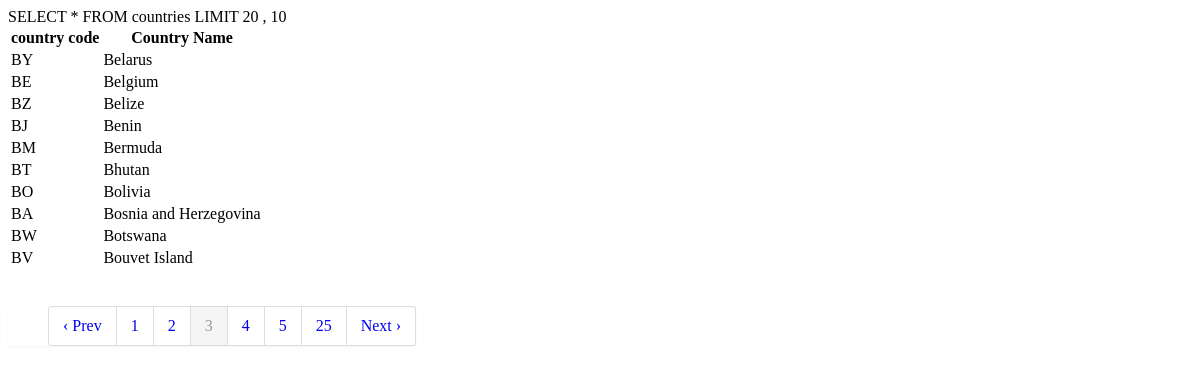
The page /page?page=3 on the database its author committed.
### tables this page shows
CREATE TABLE `countries`
(
    `ccode`   varchar(2)   NOT NULL DEFAULT '',
    `country` varchar(200) NOT NULL DEFAULT ''
);

### mysystem/models/MY_Mpage.php (called while the page is built, shortened)
<?php
class MY_Mpage extends base_model
{
    public function countCountries()
    {
        $sql = "SELECT count(*) FROM countries";
        $sth = $this->query($sql);
        return $sth->fetchColumn();
    }
    public function allCountries($start, $per_page)
    {
        $sql = "SELECT * FROM countries LIMIT $start , $per_page";
        $sth = $this->query($sql);
        $sth->setFetchMode(PDO::FETCH_OBJ);
        return $sth->fetchAll();
    }
}
?>

### page.php (the view, shortened to what this page needs)
<!DOCTYPE html>
<html>
<head>
</head>
<body>
<?php
$page = isset($_GET['page']) ? $_GET['page'] : 0;
$per_page = 10;
$reload = basename($_SERVER['PHP_SELF'], ".php");
$pageHandle = new MY_Mpage();
$total_results = $pageHandle->countCountries();
$paginateHandle = new CP_Lpagination();
list($show_page, $tpages, $total_pages, $start, $end) = $paginateHandle->paginate_data($page, $total_results, $per_page);
echo "<table class='table table-bordered'>";
echo "<thead><tr><th>country code</th> <th>Country Name</th></tr></thead>";
$allCountries = $pageHandle->allCountries($start, $per_page);
foreach ($allCountries as $val) {
    echo '<tr>';
    echo '<td>' . $val->ccode . '</td>';
    echo '<td>' . $val->country . '</td>';
    echo "</tr>";
}
echo "</table>";
if ($total_pages > 1) {
    $pagemenu = $paginateHandle->paginate($reload, $show_page, $total_pages, $get = false);
    echo $pagemenu;
}
?>
</body>
</html>

### rows shown on the page
countries: ccode "BY", country "Belarus"
countries: ccode "BE", country "Belgium"
countries: ccode "BZ", country "Belize"
countries: ccode "BJ", country "Benin"
countries: ccode "BM", country "Bermuda"
countries: ccode "BT", country "Bhutan"
countries: ccode "BO", country "Bolivia"
countries: ccode "BA", country "Bosnia and Herzegovina"
countries: ccode "BW", country "Botswana"
countries: ccode "BV", country "Bouvet Island"

### other values the page prints
$prevlabel "‹ Prev"
$tpages "25"
$nextlabel "Next ›"
